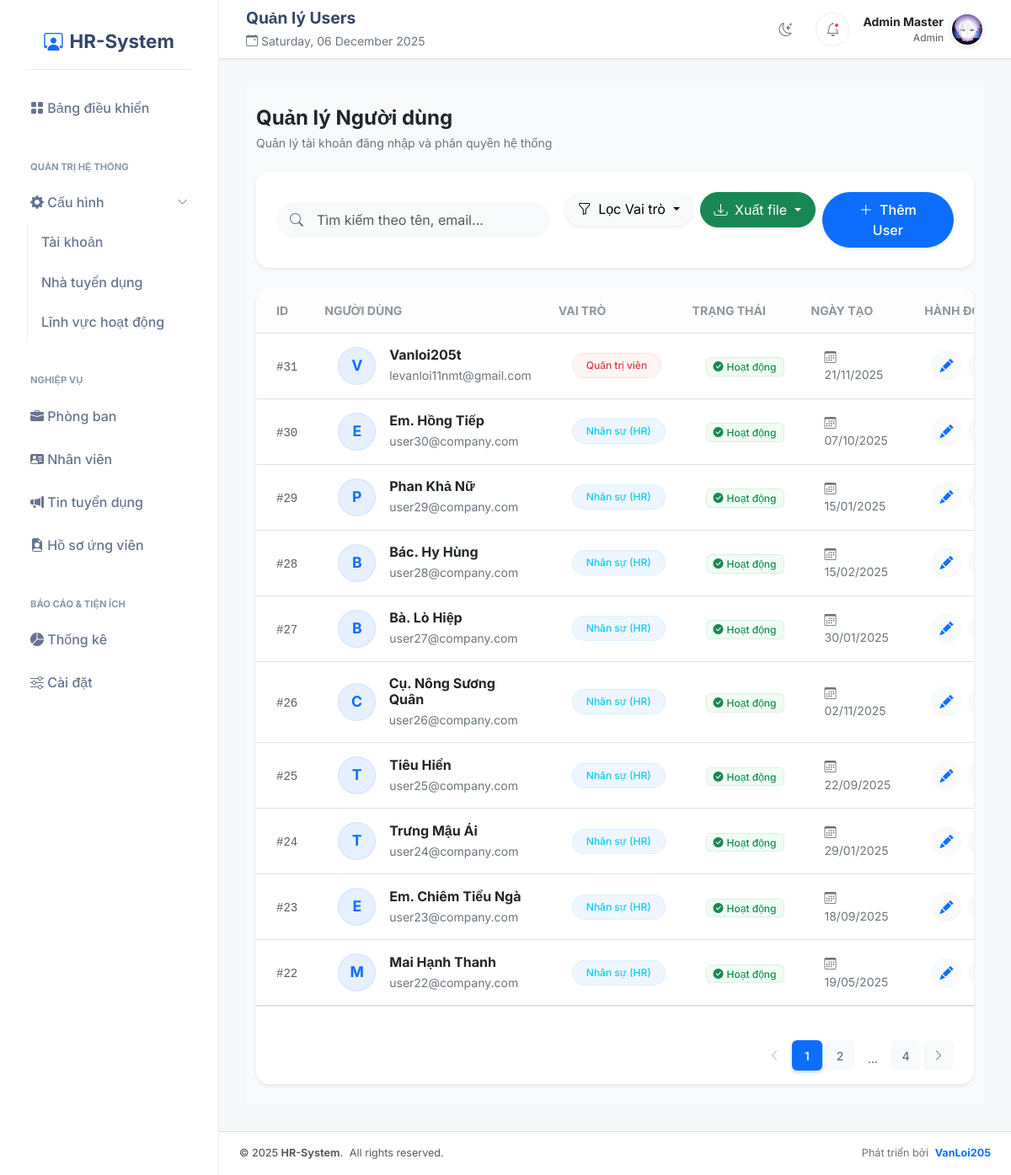
Page /public/users (signed in) on the committed database.
### tables this page shows
CREATE TABLE `users` (
  `id` int unsigned NOT NULL AUTO_INCREMENT,
  `full_name` varchar(100) NOT NULL,
  `email` varchar(100) NOT NULL,
  `password` varchar(255) NOT NULL,
  `role` enum('admin','hr') NOT NULL DEFAULT 'hr',
  `status` tinyint(1) DEFAULT '1',
  `avatar` varchar(255) DEFAULT NULL,
  `created_at` timestamp NOT NULL DEFAULT CURRENT_TIMESTAMP,
  PRIMARY KEY (`id`),
  UNIQUE KEY `email_unique` (`email`)
);

### views/users/index.view.php (the view, shortened to what the rows shown need)
<div class="container-fluid py-4 bg-light">
    <div class="row align-items-center mb-4">
        <div class="col-md-6">
            <h4 class="fw-bold text-dark mb-1">Quản lý Người dùng</h4>
            <p class="text-secondary small mb-0">Quản lý tài khoản đăng nhập và phân quyền hệ thống</p>
        </div>
    </div>
    <div class="card border-0 shadow-sm rounded-4 mb-4">
        <div class="card-body p-4">
            <div class="row g-3 align-items-center justify-content-between">
                <div class="col-md-6 col-lg-5">
                    <form action="<?php echo BASE_URL; ?>/users" method="GET" class="position-relative">
                        <i class="bi bi-search position-absolute top-50 start-0 translate-middle-y ms-3 text-secondary"></i>
                        <input type="text"
                               name="keyword"
                               class="form-control form-control-lg ps-5 rounded-pill bg-light border-0 fs-6"
                               placeholder="Tìm kiếm theo tên, email..."
                               value="<?php echo isset($keyword) ? e($keyword) : '' ?>">
                    </form>
                </div>
                <div class="col-md-6 col-lg-7 text-md-end">
                    <div class="d-flex gap-2 justify-content-md-end">
                        <div class="dropdown">
                            <button class="btn btn-light border-0 rounded-pill px-3 py-2 dropdown-toggle shadow-sm" type="button" data-bs-toggle="dropdown">
                                <i class="bi bi-funnel me-1"></i>
                                <?php
                                    if(isset($role) && $role === 'admin') echo 'Quản trị viên';
                                    elseif(isset($role) && $role === 'hr') echo 'Nhân sự';
                                    else echo 'Lọc Vai trò';
                                ?>
                            </button>
                        </div>
                        <div class="dropdown">
                            <button class="btn btn-success rounded-pill px-3 py-2 shadow-sm dropdown-toggle" type="button" data-bs-toggle="dropdown">
                                <i class="bi bi-download me-1"></i> Xuất file
                            </button>
                        </div>
                        <a href="<?php echo BASE_URL; ?>/users/create" class="btn btn-primary rounded-pill px-4 py-2 fw-medium shadow-sm">
                            <i class="bi bi-plus-lg me-1"></i> Thêm User
                        </a>
                    </div>
                </div>
            </div>
        </div>
    </div>
    <div class="card border-0 shadow-sm rounded-4 overflow-hidden">
        <div class="card-body p-0">
            <div class="table-responsive">
                <table class="table table-hover align-middle mb-0 custom-table">
                    <thead class="bg-light border-bottom">
                        <tr>
                            <th class="ps-4 py-3 text-secondary text-uppercase fw-bold small opacity-75" style="width: 50px;">ID</th>
                            <th class="py-3 text-secondary text-uppercase fw-bold small opacity-75">Người dùng</th>
                            <th class="py-3 text-secondary text-uppercase fw-bold small opacity-75">Vai trò</th>
                            <th class="py-3 text-secondary text-uppercase fw-bold small opacity-75">Trạng thái</th>
                            <th class="py-3 text-secondary text-uppercase fw-bold small opacity-75">Ngày tạo</th>
                            <th class="pe-4 py-3 text-end text-secondary text-uppercase fw-bold small opacity-75">Hành động</th>
                        </tr>
                    </thead>
                    <tbody>
                        <?php if (!empty($users)): ?>
                            <?php foreach ($users as $user): ?>
                                <tr id="row-user-<?php echo e($user['id']); ?>">
                                    <td class="ps-4">
                                        <span class="text-muted small fw-medium font-monospace">#<?php echo e($user['id']); ?></span>
                                    </td>
                                    <td class="py-3">
                                        <div class="d-flex align-items-center">
                                            <?php if (!empty($user['avatar']) && file_exists(BASE_PATH . 'public/uploads/avatars/' . $user['avatar'])): ?>
                                                <img src="<?php echo BASE_URL . '/uploads/avatars/' . $user['avatar']; ?>"
                                                     class="rounded-circle me-3 object-fit-cover shadow-sm border"
                                                     width="45" height="45" alt="Avatar">
                                            <?php else: ?>
                                                <div class="rounded-circle bg-primary bg-opacity-10 text-primary d-flex align-items-center justify-content-center me-3 fw-bold border border-primary border-opacity-10"
                                                     style="width: 45px; height: 45px; font-size: 1.1rem;">
                                                    <?php echo strtoupper(substr($user['full_name'] ?? 'U', 0, 1)); ?>
                                                </div>
                                            <?php endif; ?>
                                            <div>
                                                <h6 class="mb-0 text-dark fw-bold"><?php echo e($user['full_name']); ?></h6>
                                                <span class="text-secondary small d-block mt-1"><?php echo e($user['email']); ?></span>
                                            </div>
                                        </div>
                                    </td>
                                    <td>
                                        <?php if ($user['role'] === 'admin'): ?>
                                            <span class="badge bg-danger-subtle text-danger px-3 py-2 rounded-pill fw-medium border border-danger border-opacity-10">
                                                Quản trị viên
                                            </span>
                                        <?php else: ?>
                                            <span class="badge bg-info-subtle text-info px-3 py-2 rounded-pill fw-medium border border-info border-opacity-10">
                                                Nhân sự (HR)
                                            </span>
                                        <?php endif; ?>
                                    </td>
                                    <td>
                                        <?php if (isset($user['status']) && $user['status'] == 0): ?>
                                            <span class="badge bg-secondary-subtle text-secondary px-2 py-1 rounded-2 fw-medium border border-secondary border-opacity-10">
                                                <i class="bi bi-lock-fill me-1"></i>Đã khóa
                                            </span>
                                        <?php else: ?>
                                            <span class="badge bg-success-subtle text-success px-2 py-1 rounded-2 fw-medium border border-success border-opacity-10">
                                                <i class="bi bi-check-circle-fill me-1"></i>Hoạt động
                                            </span>
                                        <?php endif; ?>
                                    </td>
                                    <td class="text-secondary small">
                                        <i class="bi bi-calendar3 me-1"></i>
                                        <?php echo e(date('d/m/Y', strtotime($user['created_at']))); ?>
                                    </td>
                                    <td class="pe-4 text-end">
                                        <div class="d-flex justify-content-end gap-2">
                                            <a href="<?php echo BASE_URL; ?>/users/edit?id=<?php echo e($user['id']); ?>"
                                               class="btn btn-icon btn-light text-primary rounded-circle"
                                               data-bs-toggle="tooltip" title="Chỉnh sửa">
                                                <i class="bi bi-pencil-fill"></i>
                                            </a>
                                            <?php if($user['id'] != $_SESSION['user']['id']): ?>
                                                <button type="button"
                                                        class="btn btn-icon btn-light text-danger rounded-circle btn-delete-user"
                                                        data-id="<?php echo e($user['id']); ?>"
                                                        data-bs-toggle="tooltip" title="Xóa tài khoản">
                                                </button>
                                            <?php endif; ?>
                                        </div>
                                    </td>
                                </tr>
                            <?php endforeach; ?>
                        <?php endif; ?>
                    </tbody>
                </table>
            </div>
            <div class="px-4 py-3 border-top bg-white rounded-bottom-4">
                <?php require BASE_PATH . 'views/partials/pagination.view.php'; ?>
            </div>
        </div>
    </div>
</div>

### src/Core/Router.php (shortened to what the rows shown need)
<?php
class Router
{
    protected array $routes = [];
    public function add(string $method, string $uri, string $controller): void
    {
        $this->routes[] = [
            'method' => $method,
            'uri' => $uri,
            'controller' => $controller,
        ];
    }
    public function dispatch(string $uri, string $method): void
    {
        foreach ($this->routes as $route) {
            if ($route['uri'] === $uri && $route['method'] === strtoupper($method)) {
                list($controller, $action) = explode('@', $route['controller']);
                $controllerInstance = new $controllerClass();
                $controllerInstance->{$action}();
                return;
            }
        }
        throw new RouteNotFoundException("No route found for URI: $uri");
    }
}

### rows in the picture
users: id "31", full_name "V", full_name "Vanloi205t", email "levanloi11nmt@gmail.com", role "Quản trị viên", status 1 (drawn), created_at "21/11/2025"
users: id "30", full_name "E", full_name "Em. Hồng Tiếp", email "user30@company.com", role "Nhân sự (HR)", status 1 (drawn), created_at "07/10/2025"
users: id "29", full_name "P", full_name "Phan Khả Nữ", email "user29@company.com", role "Nhân sự (HR)", status 1 (drawn), created_at "15/01/2025"
users: id "28", full_name "B", full_name "Bác. Hy Hùng", email "user28@company.com", role "Nhân sự (HR)", status 1 (drawn), created_at "15/02/2025"
users: id "27", full_name "B", full_name "Bà. Lò Hiệp", email "user27@company.com", role "Nhân sự (HR)", status 1 (drawn), created_at "30/01/2025"
users: id "26", full_name "C", full_name "Cụ. Nông Sương Quân", email "user26@company.com", role "Nhân sự (HR)", status 1 (drawn), created_at "02/11/2025"
users: id "25", full_name "T", full_name "Tiêu Hiển", email "user25@company.com", role "Nhân sự (HR)", status 1 (drawn), created_at "22/09/2025"
users: id "24", full_name "T", full_name "Trưng Mậu Ái", email "user24@company.com", role "Nhân sự (HR)", status 1 (drawn), created_at "29/01/2025"
users: id "23", full_name "E", full_name "Em. Chiêm Tiểu Ngà", email "user23@company.com", role "Nhân sự (HR)", status 1 (drawn), created_at "18/09/2025"
users: id "22", full_name "M", full_name "Mai Hạnh Thanh", email "user22@company.com", role "Nhân sự (HR)", status 1 (drawn), created_at "19/05/2025"
